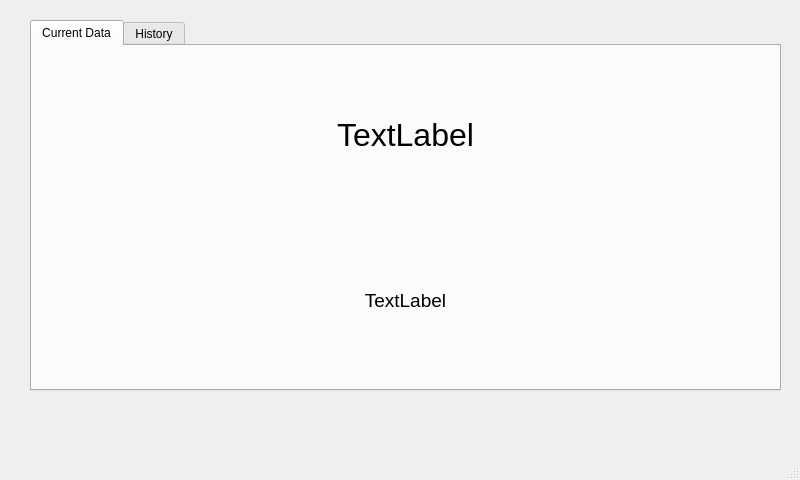
<?xml version="1.0" encoding="UTF-8"?>
<ui version="4.0">
 <class>MainWindow</class>
 <widget class="QMainWindow" name="MainWindow">
  <property name="geometry">
   <rect>
    <x>0</x>
    <y>0</y>
    <width>800</width>
    <height>480</height>
   </rect>
  </property>
  <property name="windowTitle">
   <string>MainWindow</string>
  </property>
  <widget class="QWidget" name="centralwidget">
   <widget class="QTabWidget" name="tabWidget">
    <property name="geometry">
     <rect>
      <x>30</x>
      <y>20</y>
      <width>751</width>
      <height>371</height>
     </rect>
    </property>
    <property name="currentIndex">
     <number>0</number>
    </property>
    <widget class="QWidget" name="currentDataTab">
     <attribute name="title">
      <string>Current Data</string>
     </attribute>
     <layout class="QVBoxLayout" name="verticalLayout">
      <item>
       <widget class="QLabel" name="currentDateTime">
        <property name="font">
         <font>
          <pointsize>24</pointsize>
         </font>
        </property>
        <property name="text">
         <string>TextLabel</string>
        </property>
        <property name="alignment">
         <set>Qt::AlignCenter</set>
        </property>
       </widget>
      </item>
      <item>
       <widget class="QLabel" name="tempDisplay">
        <property name="font">
         <font>
          <pointsize>14</pointsize>
         </font>
        </property>
        <property name="text">
         <string>TextLabel</string>
        </property>
        <property name="alignment">
         <set>Qt::AlignCenter</set>
        </property>
       </widget>
      </item>
     </layout>
    </widget>
    <widget class="QWidget" name="historyTab">
     <attribute name="title">
      <string>History</string>
     </attribute>
     <layout class="QVBoxLayout" name="verticalLayout_2">
      <item>
       <widget class="TemperatureHistoryForm" name="historyForm" native="true"/>
      </item>
     </layout>
    </widget>
   </widget>
  </widget>
  <widget class="QMenuBar" name="menubar">
   <property name="geometry">
    <rect>
     <x>0</x>
     <y>0</y>
     <width>800</width>
     <height>22</height>
    </rect>
   </property>
  </widget>
  <widget class="QStatusBar" name="statusbar"/>
 </widget>
 <customwidgets>
  <customwidget>
   <class>TemperatureHistoryForm</class>
   <extends>QWidget</extends>
   <header>TemperatureHistoryForm.h</header>
   <container>1</container>
  </customwidget>
 </customwidgets>
 <resources/>
 <connections/>
</ui>
